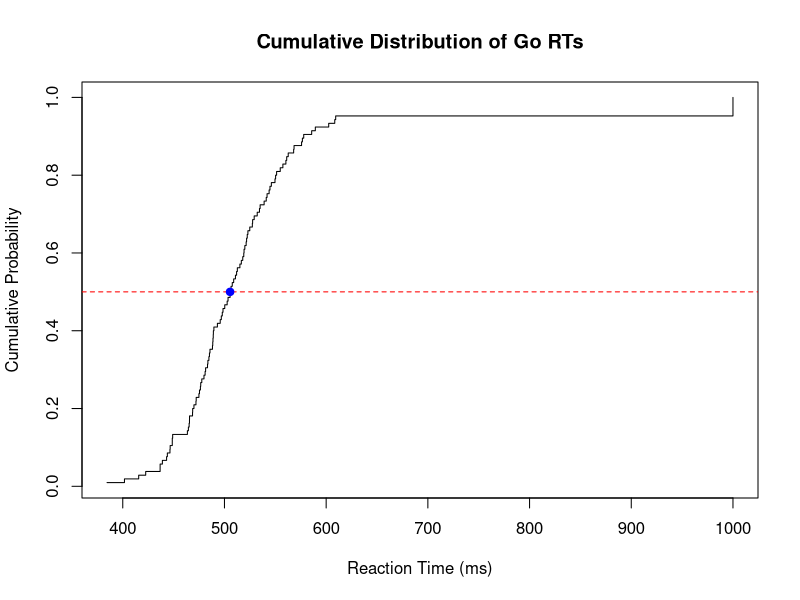
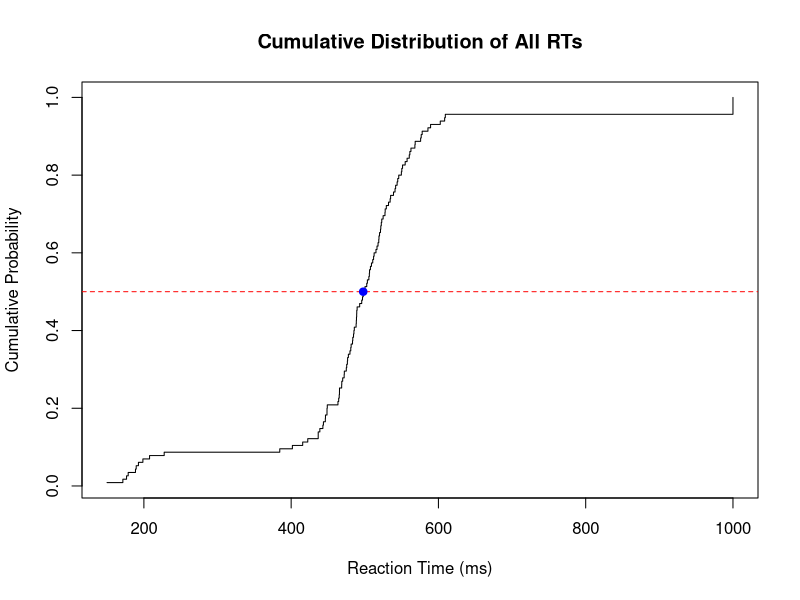

Generate these figures, in order, with R:
###########################################################################
#
#  Experiment:  IMPLICIT
#  Programmer:  QUETTIER THOMAS
#  Date:        14/11/2023
#  Description: SSRT_simulation - Simulating Stop-Signal Reaction Time (SSRT)
#
#  Update:      01/12/2023
###########################################################################

# Load necessary library
library(ggplot2)

# Step 1: Simulate Go Trial Reaction Times (RTs)
set.seed(123) # Set seed for reproducibility
go_RT <- rnorm(100, mean = 500, sd = 50) # Simulated RTs in milliseconds for Go Trials

# Step 2: Include omissions by adding very slow RTs
omissions <- rep(1000, 5) # Simulate 5 omissions with a very high RT (1000 ms)
go_RT <- c(go_RT, omissions) # Combine original RTs with omissions

# Step 3: Create a cumulative distribution of Go RTs
#    - Purpose: Visualize and determine the median RT for Go Trials
go_RT_sorted <- sort(go_RT) # Sort RTs in ascending order
cum_prob <- (1:length(go_RT_sorted)) / length(go_RT_sorted) # Calculate cumulative probability for each RT

# Plot the cumulative distribution
plot(go_RT_sorted, cum_prob, type = "s", 
     xlab = "Reaction Time (ms)", ylab = "Cumulative Probability", 
     main = "Cumulative Distribution of Go RTs")
abline(h = 0.5, col = "red", lty = 2) # Line at 50% probability to find median

# Step 4: Find the RT that corresponds to the 50% cumulative probability
#    - Purpose: Determine the median RT, which is used to calculate SSRT
ssrt_point <- go_RT_sorted[which.min(abs(cum_prob - 0.5))]

# Plot the median RT point on the curve
points(ssrt_point, 0.5, col = "blue", pch = 19)

# Step 5: Calculate SSRT by subtracting mean SSD from median RT
mean_SSD <- 250 # Mean Stop-Signal Delay (SSD) in milliseconds
SSRT <- ssrt_point - mean_SSD # Calculate SSRT

# Step 6: Calculate SSRT including all responses and premature responses
#    - Purpose: Account for premature responses in the SSRT calculation
# Simulate premature responses
premature_responses <- rnorm(10, mean = 200, sd = 30) # Simulated premature RTs

# Combine with go RTs for a complete RT distribution
all_RT <- c(go_RT, premature_responses)

# Calculate SSRT with the complete RT distribution
all_RT_sorted <- sort(all_RT)
cum_prob_all <- (1:length(all_RT_sorted)) / length(all_RT_sorted)
ssrt_point_all <- all_RT_sorted[which.min(abs(cum_prob_all - 0.5))]
SSRT_all <- ssrt_point_all - mean_SSD

# Print SSRT estimates
cat("Estimated SSRT (without premature responses):", SSRT, "ms\n")
cat("Estimated SSRT (with all responses):", SSRT_all, "ms\n")

# Plot the complete cumulative distribution including all responses
plot(all_RT_sorted, cum_prob_all, type = "s", 
     xlab = "Reaction Time (ms)", ylab = "Cumulative Probability", 
     main = "Cumulative Distribution of All RTs")
abline(h = 0.5, col = "red", lty = 2) # Line at 50% probability
points(ssrt_point_all, 0.5, col = "blue", pch = 19) # Point at 50%

#################################################
# 
# END
#
#################################################
#  Script for IMPLICIT Study - SSRT Simulation 
#################################################